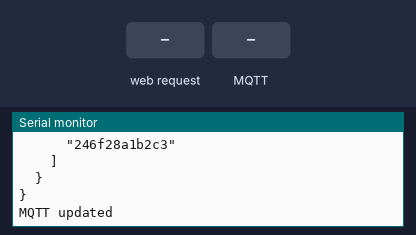
Recording of a sketch running on a simulated ESP8266 (NodeMCU). On the bench: the last lines printed to the serial monitor. Inputs (shaded band) come from the test bench. WiFi joins after 1.5 s; servers stay silent unless stated; random numbers use the default seed unless the sketch sets one; no MQTT or app messages arrive unless stated.

Above: at 3.9 s.
4.0 s: HTTP request GET /config received
At 4.23 s:
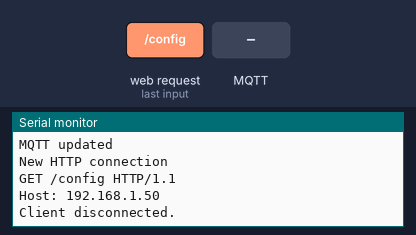
5.5 s: MQTT message "online" arrives on the first subscribed topic
At 6.2 s:
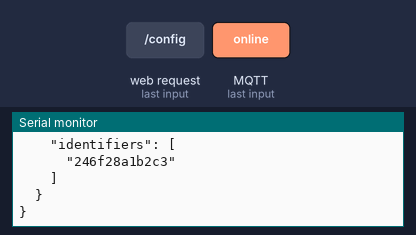
7.0 s: HTTP request GET /online received
At 7.23 s:
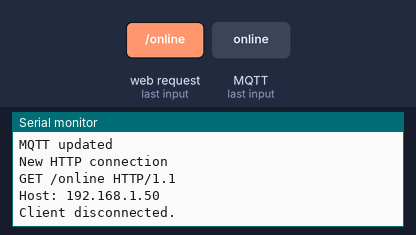
8.5 s: MQTT message "1" arrives on the first subscribed topic
At 9.0 s:
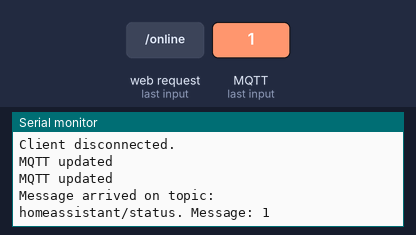
10.0 s: MQTT message "on" arrives on the first subscribed topic
At 10.23 s:
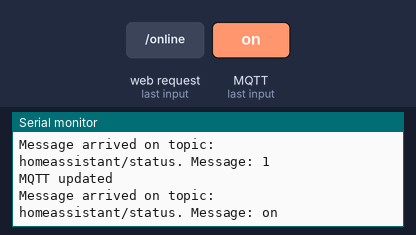
11.5 s: MQTT message "off" arrives on the first subscribed topic
At 12.2 s:
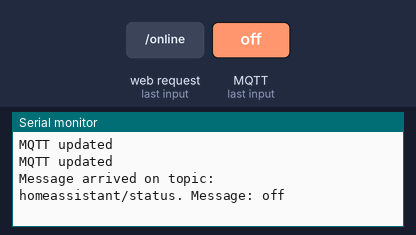

The sketch:

HomeAssistantDiscoveryTemplate.ino
```cpp
#include <ESP8266WiFi.h>  // Wifi connection
#include <PubSubClient.h>  // MQTT client http://knolleary.net
#include <ArduinoJson.h>  // For MQTT: JSON generator https://arduinojson.org
#include <DNSServer.h>  // DNS Server for connected client
#include <ESP8266WebServer.h>  // HTTP Server by Ivan Grokhotkov
#include <WiFiManager.h>  // Wifi Access Point https://github.com/tzapu

// ---- Configuration ----
// Connectivity
const char*         kWifiSSID = "SSID";
const char*         kWifiPass = "WiFiPass";
const char*         kMQTTServer = "192.168.0.14";
const char*         kMQTTUser = "user";
const char*         kMQTTPass = "pass";
const int           kMQTTPort = 1883;
const size_t        kMQTTBufferSize = 600; // Don't set to low, otherwise mqtt-msgs may be ignored
// Device Info
const char*         kDeviceModel = "ESP8266";  // Hardware Model
const char*         kSWVersion = "1.0";  // Firmware Version
const char*         kManufacturer = "My name";  // Manufacturer Name
const String        kDeviceName = "DeviceName";  // Device Name
const String        kMQTTStatusTopic = "esp8266sensor/" + kDeviceName;  // MQTT Topic

// ---- Configuration END ----

#define PERIOD_MILLSEC_1000    1000
#define PERIOD_MILLSEC_500     500
#define PERIOD_MILLSEC_250     250

WiFiClient          _wifi_client;
PubSubClient        _mqtt_pub_sub(_wifi_client);
WiFiServer          _web_server(80);

int                 _mqtt_counter_conn = 0;
uint32_t            _time = 0;
bool                _init_system = true;
bool                _send_mqtt_data = false;
String              _mac_id;
String              _header;

void MQTTHomeAssistantDiscovery() {
    String discovery_topic;
    String payload;
    String str_payload;
    if (_mqtt_pub_sub.connected()) {
        Serial.println("Sending mqtt message for Home Assistant auto discovery feature");
        StaticJsonDocument<kMQTTBufferSize> payload;
        JsonObject device;
        JsonArray identifiers;

        // Define Entities here
        // ---- Temperature ----
        discovery_topic = "homeassistant/sensor/" + kMQTTStatusTopic + "_temp" + "/config";

        payload["name"] = kDeviceName + ".temp";
        payload["uniq_id"] = _mac_id + "_temp";
        payload["stat_t"] = kMQTTStatusTopic;
        payload["dev_cla"] = "temperature";
        payload["val_tpl"] = "{{ value_json.temp | is_defined }}";
        payload["unit_of_meas"] = "°C";
        device = payload.createNestedObject("device");
        device["name"] = kDeviceName;
        device["model"] = kDeviceModel;
        device["sw_version"] = kSWVersion;
        device["manufacturer"] = kManufacturer;
        identifiers = device.createNestedArray("identifiers");
        identifiers.add(_mac_id);
        // generate JSON from string
        serializeJsonPretty(payload, Serial);
        Serial.println(" ");
        serializeJson(payload, str_payload);
        // Send message to MQTT
        _mqtt_pub_sub.publish(discovery_topic.c_str(), str_payload.c_str());

        // Prepare storage for new discovery entities
        payload.clear();
        device.clear();
        identifiers.clear();
        str_payload.clear();

        // add other entities like above ...
    }
}


void MQTTReceiverCallback(char* topic, byte* inFrame, unsigned int length) {
    Serial.print("Message arrived on topic: ");
    Serial.print(topic);
    Serial.print(". Message: ");
    String message_temp;

    // Generate message string
    for (unsigned int i = 0; i < length; i++) {
        Serial.print(static_cast<char>(inFrame[i]));
        message_temp += static_cast<char>(inFrame[i]);
    }
    Serial.println();

    if (String(topic) == String("homeassistant/status")) {
        if (message_temp == "online")
            MQTTHomeAssistantDiscovery();
    }
}

void MQTTReconnect() {
    // Loop until we're reconnected
    while (!_mqtt_pub_sub.connected()  && (_mqtt_counter_conn++ < 4)) {
        Serial.print("Attempting MQTT connection...");
        // Attempt to connect
        if (_mqtt_pub_sub.connect(kDeviceName.c_str(), kMQTTUser, kMQTTPass)) {
            Serial.println("connected");
            // Subscribe
            _mqtt_pub_sub.subscribe("homeassistant/status");
            delay(PERIOD_MILLSEC_250);
        } else {
            Serial.print("failed, rc=");
            Serial.print(_mqtt_pub_sub.state());
            Serial.println(" try again in 1 seconds");
            delay(PERIOD_MILLSEC_1000);
        }
    }
    _mqtt_counter_conn = 0;
}

/** \brief Connect to WiFi and generate the unique id from MAC */
void WiFiSetup() {
    int counter = 0;
    byte mac[6];

    delay(PERIOD_MILLSEC_250);

    // Connect to Wifi network
    Serial.print("Connecting to ");
    Serial.println(kWifiSSID);

    WiFi.begin(kWifiSSID, kWifiPass);

    WiFi.macAddress(mac);
    _mac_id =  String(mac[0], HEX) + String(mac[1], HEX)
     + String(mac[2], HEX) + String(mac[3], HEX) + String(mac[4], HEX) + String(mac[5], HEX);

    Serial.print("Unique ID: ");
    Serial.println(_mac_id);

    while (WiFi.status() != WL_CONNECTED && counter++ < 8) {
        delay(PERIOD_MILLSEC_1000);
        Serial.print(".");
    }
    Serial.println("");

    if (WiFi.status() == WL_CONNECTED) {
        Serial.println("WiFi is connected");
        Serial.print("Optained IP address: ");
        Serial.println(WiFi.localIP());
    } else {
        Serial.println("WiFi connection failed!");
    }
}

void HTTPHandler() {
    // Listen for incoming clients
    WiFiClient client = _web_server.available();
    // If a new client connects,
    if (client) {
        Serial.println("New HTTP connection");          // print a message out in the serial port
        String currentLine = "";                // make a String to hold incoming data from the client
        while (client.connected()) {            // loop while the client's connected
            if (client.available()) {             // if there's bytes to read from the client,
                char c = client.read();             // read a byte, then
                Serial.write(c);                    // print it out the serial monitor
                _header += c;
                if (c == '\n') {                    // if the byte is a newline character
                    // if the current line is blank, you got two newline characters in a row.
                    // that's the end of the client HTTP request, so send a response:
                    if (currentLine.length() == 0) {
                        // HTTP headers always start with a response code (e.g. HTTP/1.1 200 OK)
                        // and a content-type so the client knows what's coming, then a blank line:
                        client.println("HTTP/1.1 200 OK");
                        client.println("Content-type:text/html");
                        client.println("Connection: close");
                        client.println();

                        // Display the HTML web page
                        client.println("<!DOCTYPE html><html>");
                        client.println("<head><meta name=\"viewport\" content=\"width=device-width, initial-scale=1\">");
                        client.println("<link rel=\"icon\" href=\"data:,\">");
                        // CSS to style the on/off buttons
                        client.println("<style>html { font-family: Helvetica; display: inline-block; margin: 0px auto; text-align: center;}");
                        client.println(".button { background-color: #195B6A; border: none; color: white; padding: 16px 40px;");
                        client.println("text-decoration: none; font-size: 30px; margin: 2px; cursor: pointer;}");
                        client.println(".button2 {background-color: #77878A;}</style></head>");

                        // Web Page Heading
                        client.println("<body><h1>ESP8266 Web Server</h1>");
                        // If the output5State is off, it displays the ON button
                        client.println("<p><a href=\"/5/off\"><button class=\"button button2\">OFF</button></a></p>");
                        client.println("</body></html>");

                        // The HTTP response ends with another blank line
                        client.println();
                        break;
                    } else {  // if you got a newline, then clear currentLine
                        currentLine = "";
                    }
                } else if (c != '\r') {  // if you got anything else but a carriage return character,
                    currentLine += c;      // add it to the end of the currentLine
                }
            }
        }
        // Clear the header variable
        _header = "";
        // Close the connection
        client.stop();
        Serial.println("Client disconnected.");
        Serial.println("");
    }
}

/** \brief Mandatory setup routine */
void setup() {
    // Input and output definitions
    Serial.begin(115200);
    delay(PERIOD_MILLSEC_500);

    Serial.println("");
    Serial.println("");
    Serial.println("----------------------------------------------");
    Serial.print("MODEL: ");
    Serial.println(kDeviceModel);
    Serial.print("DEVICE: ");
    Serial.println(kDeviceName);
    Serial.print("SW Rev: ");
    Serial.println(kSWVersion);
    Serial.println("----------------------------------------------");

    // Init network connection
    WiFiSetup();
    // Wifi Manager initialization and setup
    WiFiManager wifi_manager;
    // Define the name of the access point in case no wifi credentials are supplied
    wifi_manager.autoConnect((String(kDeviceName) + String("AP")).c_str());

    // MQTT initialization
    _mqtt_pub_sub.setServer(kMQTTServer, kMQTTPort);
    _mqtt_pub_sub.setCallback(MQTTReceiverCallback);
    // Very important, if buffer is on default value the mqtt message will not be send
    _mqtt_pub_sub.setBufferSize(kMQTTBufferSize);

    Serial.println("Connected.");

    _web_server.begin();
}

/** \brief Mandatory loop routine */
void loop() {
    if (WiFi.status() == WL_CONNECTED) {
        if (!_mqtt_pub_sub.connected()) {
            MQTTReconnect();
        } else {
            _mqtt_pub_sub.loop();
        }
    }

    if (_init_system) {
        delay(PERIOD_MILLSEC_250);
        _init_system = false;
        Serial.println("Initializing system ...");
         // Send Discovery Data
        MQTTHomeAssistantDiscovery();
    }
    // Do stuff every 500ms ... like reading a sensor
    if (millis() - _time > PERIOD_MILLSEC_1000) {
        _time = millis();

        // Some sensor event happened (e.g.)
        _send_mqtt_data = true;
    }

    // Update MQTT entities
    if (_send_mqtt_data) {
        StaticJsonDocument<200> payload;
        payload["temp"] = random(30);  // dummy

        String str_payload;
        serializeJson(payload, str_payload);

        if (_mqtt_pub_sub.connected()) {
            _mqtt_pub_sub.publish(kMQTTStatusTopic.c_str(), str_payload.c_str());
            Serial.println("MQTT updated");
            _send_mqtt_data = false;
        }
    }


    HTTPHandler();
}
```

Measured:
- after the input at 4.0 s, the serial monitor: prints a new line at once (image 1)
- after the input at 5.5 s, the serial monitor: prints a new line at once (image 2)
- after the input at 7.0 s, the serial monitor: prints a new line at once (image 3)
- after the input at 8.5 s, the serial monitor: prints a new line at once (image 4)
- after the input at 10.0 s, the serial monitor: prints a new line at once (image 5)
- after the input at 11.5 s, the serial monitor: prints a new line at once (image 6)
